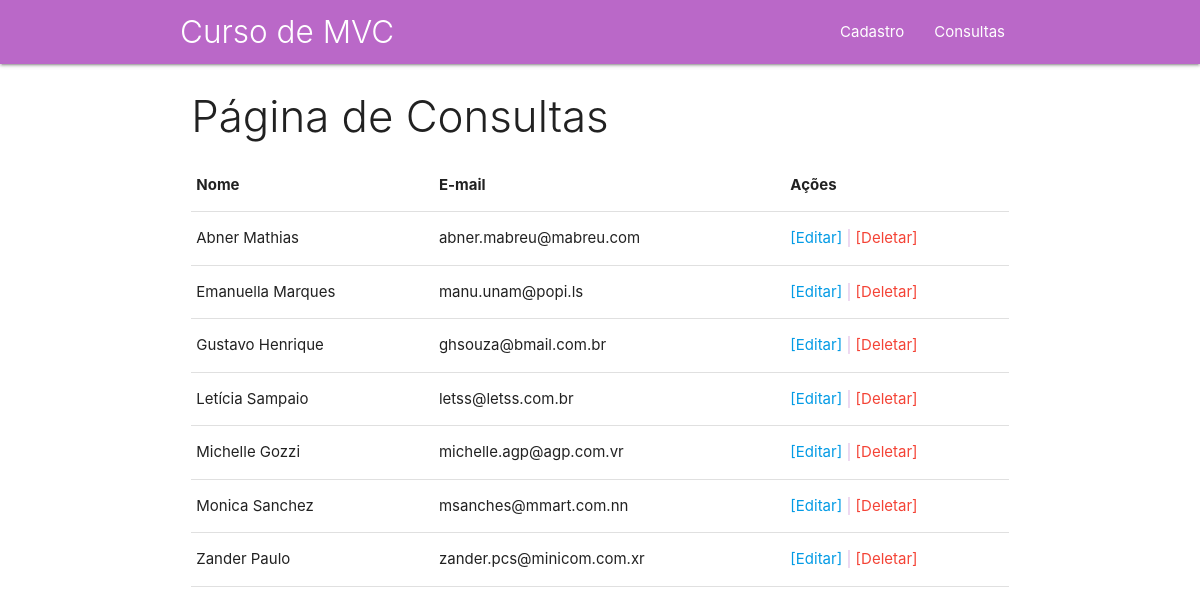
Page /?router=Site/consulta/ on the committed database.
### tables this page shows
CREATE TABLE `tb_person` (
  `id` int(11) NOT NULL AUTO_INCREMENT,
  `nome` varchar(300) NOT NULL,
  `email` varchar(300) NOT NULL,
  PRIMARY KEY (`id`),
  UNIQUE KEY `email` (`email`)  
);

### index.php (called while the page is built, shortened)
<?php
require_once __DIR__ . '/vendor/autoload.php';
$router = new Router;

### app/controllers/Site.php (called while the page is built, shortened)
<?php
class Site extends Crud
{
    public function consulta()
    {
        $consulta = $this->read();
        require_once __DIR__ . '/../views/consulta.php';
    }
}

### core/Router.php (called while the page is built, shortened)
<?php
class Router
{
    private $controller = 'Site';
    private $method = 'home';
    public function __construct()
    {
        $router = $this->url();
        if (file_exists('app/controllers/' . ucfirst($router[0]) . '.php')):
            $this->controller = $router[0];
            unset($router[0]);
        endif;
        $class = "\\app\\controllers\\" . ucfirst($this->controller);
        $object = new $class;
        if (isset($router[1]) and method_exists($class, $router[1])):
            $this->method = $router[1];
            unset($router[1]);
        endif;
        $this->param = $router ? array_values($router) : [];
        call_user_func_array([$object, $this->method], $this-> param);
    }
    private function url()
    {
        $parse_url = explode("/",filter_input(INPUT_GET, 'router', FILTER_SANITIZE_URL));
        return $parse_url;
    }
}

### app/models/Crud.php (called while the page is built, shortened)
<?php
class Crud extends Connection
{
    public function read()
    {
        $conn = $this->connect();
        $sql = "select * from tb_person order by nome";
        $stmt = $conn -> prepare($sql);
        $stmt -> execute();
        $result = $stmt -> fetchAll();
        return $result;
    }
}

### app/views/consulta.php (the view)
<div class="row container">
    <div class="col s12">
        <h3 class="light">Página de Consultas</h3>
    </div>
    <div class="col s12">
        <table>
            <tr>
                <th>Nome</th>
                <th>E-mail</th>
                <th>Ações</th>
            </tr>
            <?php
            foreach($consulta as $registro):
            ?>
                <tr>
                    <td><?php echo $registro['nome']; ?> </td>
                    <td><?php echo $registro['email']; ?> </td>
                    <td>
                        <a href="?router=Site/editar/&id=<?php echo base64_encode($registro['id']); ?>">[Editar]</a>
                        <span class="purple-text text-lighten-4">|</span>
                        <a href="?router=Site/confirmaDelete/&id=<?php echo base64_encode($registro['id']); ?>" class="red-text"> [Deletar]</a>
                    </td>
                </tr>
                <?php endforeach; ?>
        </table>
    </div>
</div>

### config/config.php (shortened to what this page needs)
<!DOCTYPE html>
<html lang="pt-BR">
<head>
    <link rel="stylesheet" href="config/materialize/css/materialize.min.css">
</head>
<body>
    <nav class="purple lighten-2">
        <div class="nav-wrapper container">
            <a href="?router=Site/home/" class="brand-logo light">Curso de MVC</a>
            <ul class="right">
                <li><a href="?router=Site/cadastro/">Cadastro</a></li>
                <li><a href="?router=Site/consulta/">Consultas</a></li>
            </ul>
        </div>
    </nav>
</body>
</html>

### rows in the picture
tb_person: nome "Abner Mathias", email "abner.mabreu@mabreu.com"
tb_person: nome "Emanuella Marques", email "manu.unam@popi.ls"
tb_person: nome "Gustavo Henrique", email "ghsouza@bmail.com.br"
tb_person: nome "Letícia Sampaio", email "letss@letss.com.br"
tb_person: nome "Michelle Gozzi", email "michelle.agp@agp.com.vr"
tb_person: nome "Monica Sanchez", email "msanches@mmart.com.nn"
tb_person: nome "Zander Paulo", email "zander.pcs@minicom.com.xr"
